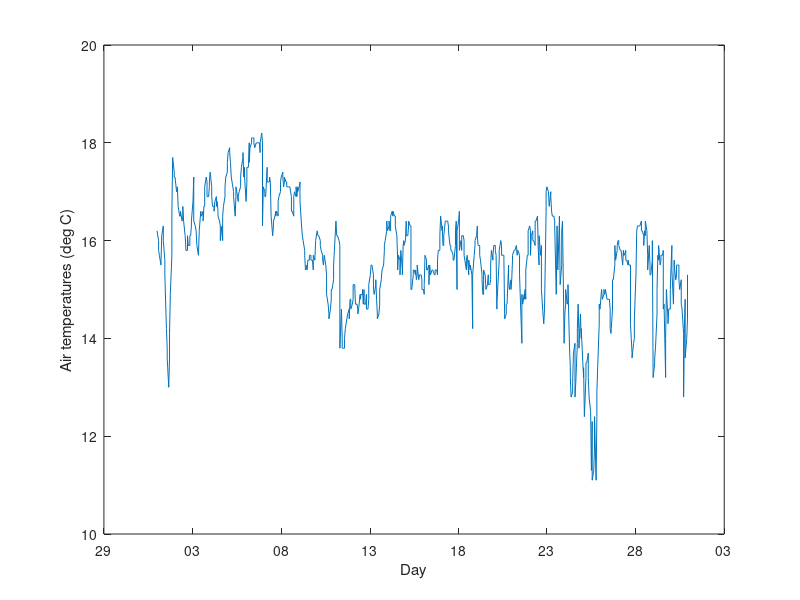
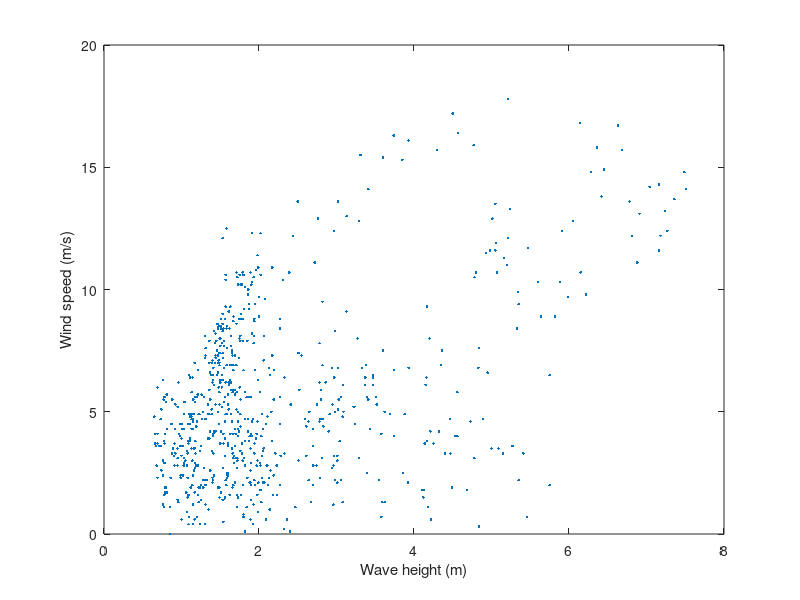

Write the MATLAB code that produced these figures, in order. (Note: this script raises an error after producing the figures.)
% CE 640 / OC 512
% HW4 Solution #1

clear all
close all
clc

%Let's start by reading in the data. I found that importdata worked, but
%with one weird caveat. It read in the two headerlines. BUT the entire
%first row was stuck in the first entry of the first row. Weird. So, my
%code below does indeed work, but it's a bit weird.

[M delim header]=importdata('hw4_data.txt');

yr=M.data(:,1); mo=M.data(:,2); dy=M.data(:,3); hr=M.data(:,4); mn=M.data(:,5);

atmp=M.data(:,14);

N=datenum(yr,mo,dy,hr,mn,zeros(size(mn))); %fake vector of zeros for seconds

figure(1)
plot(N,atmp);
datetick('x',7)
xlabel('Day');ylabel('Air temperatures (deg C)')

figure(2)

wvht=M.data(:,9);
wspd=M.data(:,7);   %need to remove 99 (no data values!)

wspd(find(wvht==99))=[];
wvht(find(wvht==99))=[];

plot(wvht,wspd,'.');
xlabel('Wave height (m)'); ylabel('Wind speed (m/s)');
% yes, there is some weak correlation there...

%%
%Ok, problem 2. Let us first loop through and average the data. .
%loop over the 30 days of september. 99 and 999 values are removed prior to
%averaging. NOTE: last three columns are ALL missing data, so those will
%have 999 or 99 values (as appropriate) in the averaged fields.

for j=1:30
    I=find(dy==j);
    tmp=M.data(I,:);
    tmp(tmp==99)=NaN;
    tmp(tmp==999)=NaN;
    avgdata(j,:)=nanmean(tmp);
end

%put back missing values in last three columns
avgdata(:,16)=999;
avgdata(:,17:18)=99;

%delete hr and mn columns
avgdata(:,4:5)=[];

%write out file...

fid=fopen('hw4part2.txt','w');
%make first header row. I basically use the first row from the original
%file but I cut out the bits having to do with hour and min.
firstrow=M.textdata{1};
firstrow=[firstrow(1:10) firstrow(17:end)];
fprintf(fid,'%s\n',firstrow);
%hack together 2nd header row. This is hideous, sorry...
tmp=char(M.textdata(2,:));
secondrow=[strtrim(tmp(1,:)) '  ' strtrim(tmp(2,:)) ' ' strtrim(tmp(3,:)) ' '  ...
     strtrim(tmp(6,:)) ' ' ...
    strtrim(tmp(7,:)) '  ' strtrim(tmp(8,:)) '  ' strtrim(tmp(9,:)) '      ' ...
    strtrim(tmp(10,:)) '   ' strtrim(tmp(11,:)) ' ' strtrim(tmp(12,:)) '   '  ...
    strtrim(tmp(13,:)) '   ' strtrim(tmp(14,:)) '  ' strtrim(tmp(15,:)) '  ' ...
    strtrim(tmp(16,:)) '  ' strtrim(tmp(17,:)) '  ' tmp(18,:)];
fprintf(fid,'%s\n',secondrow);

fprintf(fid,'%4d%2d%3d%5.0f%5.1f%5.1f%5.1f%6.1f%5.1f%6.0f%7.1f%5.1f%5.1f%5d%5d%5d\n',avgdata')
fclose(fid)

